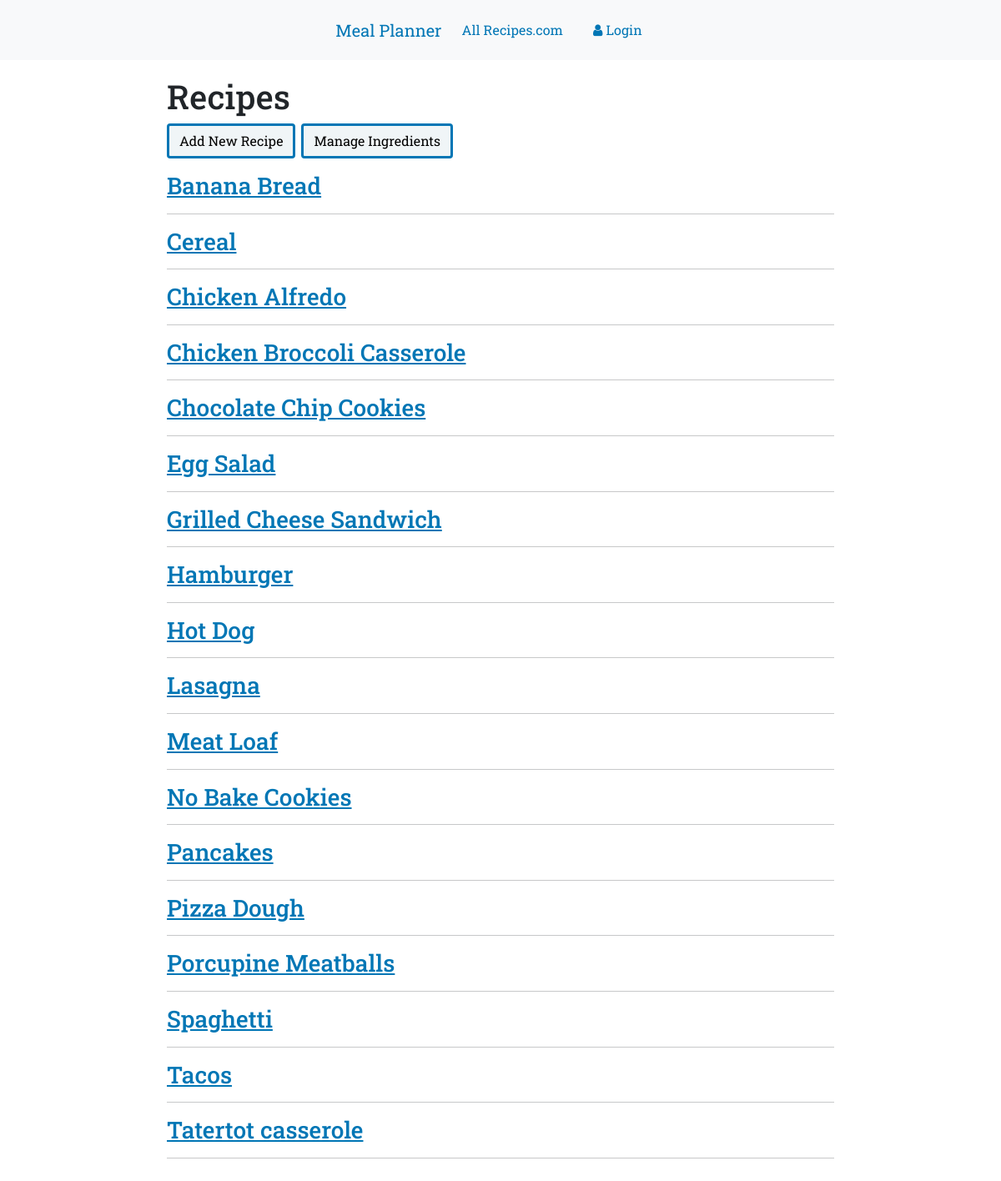
Screenshot of /recipe/ with the database file from the repository.
### appFood/models.py (models this page shows, shortened)
class Recipe(models.Model):
    MAIN_DISH = 1
    BREAKFAST = 2
    LUNCH = 3
    SOUPS  = 4
    AMERICAN = 5
    ITALIAN = 6
    MEXICAN = 7
    ASIAN = 8
    RUSSIAN = 9
    EUROPEAN = 10
    DESSERTS = 11
    OTHER = 12
    CATEGORIES = (
        (MAIN_DISH, ('Main dishes')),
        (BREAKFAST, ('Breakfast')),
        (LUNCH, ('Lunch')),
        (SOUPS, ('Soups')),
        (AMERICAN, ('American or home style meals')),
        (ITALIAN, ('Italian')),
        (MEXICAN, ('Mexican')),
        (ASIAN, ('Asian, Chinese, Japanese, etc')),
        (RUSSIAN, ('Russian')),
        (EUROPEAN, ('European, any country')),
        (DESSERTS, ('Desserts and treats')),
        (OTHER, ('Other, anything')),
    )
    recipe_name = models.CharField(max_length=200)
    directions = models.TextField(max_length=3000)
    category_name = models.PositiveSmallIntegerField(choices = CATEGORIES, default = MAIN_DISH)
    class Meta:
        ordering = ['recipe_name']

### appFood/views.py (the view)
# urls.py: path('recipe/', views.RecipeListView.as_view(), name='recipe_list'),
class RecipeListView(ListView):
    model = Recipe

### appFood/templates/appFood/recipe_list.html (shortened to what this page needs)
{% extends "appFood/base.html" %}
{% block content %}
<div class="content">
  <h1>Recipes</h1>
    <a class='btn btn-info' href="{% url 'recipe_new' %}">Add New Recipe</a>
    <a class='btn btn-info' href="{% url 'ingredient_list' %}">Manage Ingredients</a>
  {% for recipe in recipe_list %}
  <div class="item">
      <h3><a href="{% url 'recipe_detail' pk=recipe.pk %}">{{ recipe.recipe_name }}</a></h3>
  </div>
    <hr>
    {% empty %}
    <li>No Objects yet</li>
  {% endfor %}
</div>
{% endblock %}

### appFood/static/css/food.css (style rules this page uses)
body { font-family: 'Roboto Slab', serif; }
.content { margin: 20px 200px 70px; }
.btn { outline: none; color: black; background-color: #f0f5f7; border: 3px solid #0076b5; box-shadow: 0 0 0 0; margin-right: 3px; }
a { color: #0076b5; }

### rows the page displays
Recipe: recipe_name "Banana Bread"
Recipe: recipe_name "Cereal"
Recipe: recipe_name "Chicken Alfredo"
Recipe: recipe_name "Chicken Broccoli Casserole"
Recipe: recipe_name "Chocolate Chip Cookies"
Recipe: recipe_name "Egg Salad"
Recipe: recipe_name "Grilled Cheese Sandwich"
Recipe: recipe_name "Hamburger"
Recipe: recipe_name "Hot Dog"
Recipe: recipe_name "Lasagna"
Recipe: recipe_name "Meat Loaf"
Recipe: recipe_name "No Bake Cookies"
Recipe: recipe_name "Pancakes"
Recipe: recipe_name "Pizza Dough"
Recipe: recipe_name "Porcupine Meatballs"
Recipe: recipe_name "Spaghetti"
Recipe: recipe_name "Tacos"
Recipe: recipe_name "Tatertot casserole"
